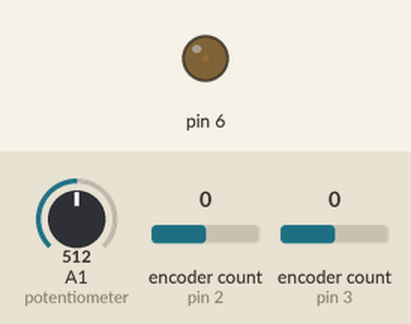
Simulated run of this sketch. Board: Arduino Uno, built with avr-gcc and run on an emulated ATmega328P. Parts: output pins drawn as LEDs (lit = HIGH). The inputs (shaded band) are chosen by the test bench; at power-on: A1 (potentiometer) = 512, encoder count (sensors on pin 2, pin 3) 0.

Above: at 1.2 s.
1.3 s: A1 (potentiometer) set to 0
At 3.2 s:
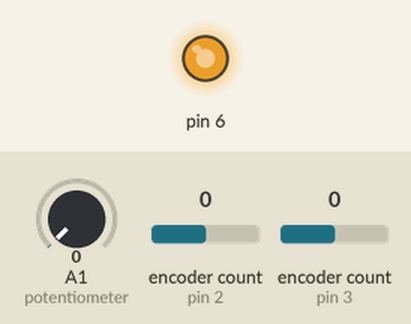
4.3 s: A1 (potentiometer) set to 9
5.8 s: A1 (potentiometer) set to 12
At 7.0 s:
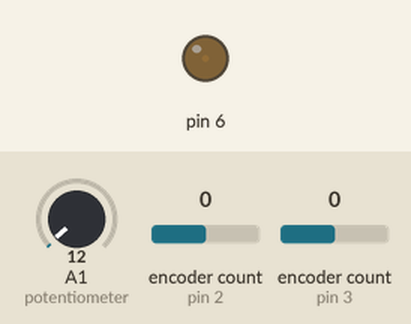
7.3 s: A1 (potentiometer) set to 0
10.3 s: A1 (potentiometer) set to 110
At 11.6 s:
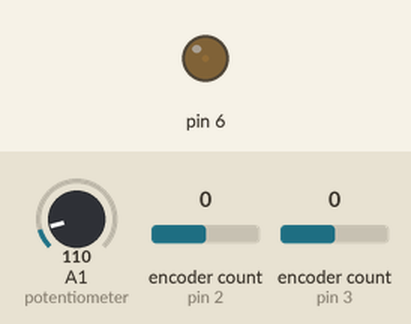
Timing chart, 0 to 12.8 s (numbered marks = the images above; inputs shaded):
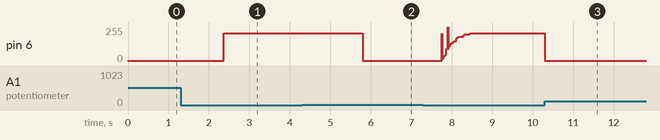

Measured:
- the behaviour switches between 10 and 11 on A1 (potentiometer) (found by bisection; images 1 and 2)
- after the input at 1.3 s, pin 6: 1/255 → 210/255 after 1.1 s
- after the input at 4.3 s, every drawn part: stays the same
- after the input at 5.8 s, pin 6: 210/255 → 1/255 at once
- after the input at 10.3 s, pin 6: 210/255 → 1/255 at once

The sketch:

iP_PIDimplement.ino
```cpp
/* Kiana Kim
 * 6/30/15
 * Description: Demo software for Quanser Inverted Pendulum kit. Implements PID
 * control to track pendulum and cart position with encoders and create response
 * based on PID algorithm.
 */

#include <Encoder.h>

Encoder myEnc2 (3, 4); //pendulum encoder
Encoder myEnc (2, 5); //cart encoder

float vout;
int sampleTime = 3, timeChange; //how often to run Compute(), check encoder
unsigned long lastTime;
double inputC, kc = 0.004; //variable to control setpoint in centerCart() method .004

//pendulum PID variables
long input, output, error; //output is direct value from PID equation, error is setpoint-input
int setpoint = 0; //default setpoint is 0, upright - can be changed in changeSetpoint()
double kp = 230, // 'P' value - 230
ki = 9, // 'I' value - 9
kd = 200; // 'D' value - 200
long errSum, errArray[100], dErr, dErrArray[5]; //variables used for computing Integral and Derivative parts
int counter = 0, counter2 = 0; //part of integral calculation
int controlDirection = 1; //0 = left, 1 = right
unsigned long now;

void setup() {
  pinMode(6, OUTPUT);
  analogWrite(6, 160);
  //Serial.begin(9600);
}

void loop() {
  if (counter >= 100)
    counter = 0;
  determineDirection(); //check direction falling based on encoder value
  resetEncoder(); //reset the encoder to 0 when input >360 degrees
  centerCart(); //controls kc (setpoint variable) for centering cart
  Compute(); //Compute output based on PID algorithm evert 50 ms
  setLimits(); //add outputs from pendulum and cart PID + limit voltage to 0-255

  analogWrite(6, vout); //send calculated voltage to power module
  counter++;
}

void Compute() {
  now = millis();
  input = myEnc.read(); //read current encoder value
  timeChange = (now - lastTime); //update 'timeChange' variable
  if (timeChange >= sampleTime) { //controls when to run Compute()
    // 'P' calculation
    error = (setpoint - input);

    // 'I' calculation
    errSum = 0; //reset errSum, so it only takes the current 100 values
    errArray[counter] = error; //set current error to the n'th element in array
    int i;
    for (i = 0; i < 100; i++) {
      errSum += errArray[i]; //add past 100 error values
    }

    // 'D' calculation
    //errArray[counter] = error; //saving last 6 error values
    if (counter == 5)
      dErr = error - errArray[0];
    else
      dErr = error - errArray[abs(counter - 5)];

    output = kp * error + ki * errSum + kd * dErr;
    if (controlDirection == 0)
      vout = 210 + output; //compensating for weaker motor
    if (controlDirection == 1)
      vout = -10 + output; //compensating for weaker motor

    lastTime = now;
  }
}

void resetEncoder() { //setpoint will change back once it's not 360
  if (abs(input) >= 4095) //4095 encoder counts = 360 degrees
    myEnc.write(0);
}

void centerCart() {
  inputC = myEnc2.read(); //reads cart encoder values
  int pot = analogRead(A1);  //read potentiometer
  pot = map(pot, 0, 1023, 0, 25000); //scale potentiometer value
  setpoint = (inputC - pot) * kc;
}

void determineDirection() {
  if (error > 0) //pendulum falling left
    controlDirection = 1;
  if (error < 0) //pendulum falling right
    controlDirection = 0;
}

void setLimits() {
  if (vout > 255)
    vout = 255;
  if (vout < 1)
    vout = 1;
  if (abs(input) > 500 && abs(input) < 3000) //idle mode
    vout = 128;
}
/*
  //print status:
  Serial.print("Encoder Value: ");
  Serial.print(inputC);
  Serial.print("   Setpoint   ");
  Serial.print(setpoint);
  //Serial.print("   kc   ");
  //Serial.print(kc);
  Serial.print("\n");
*/
```
